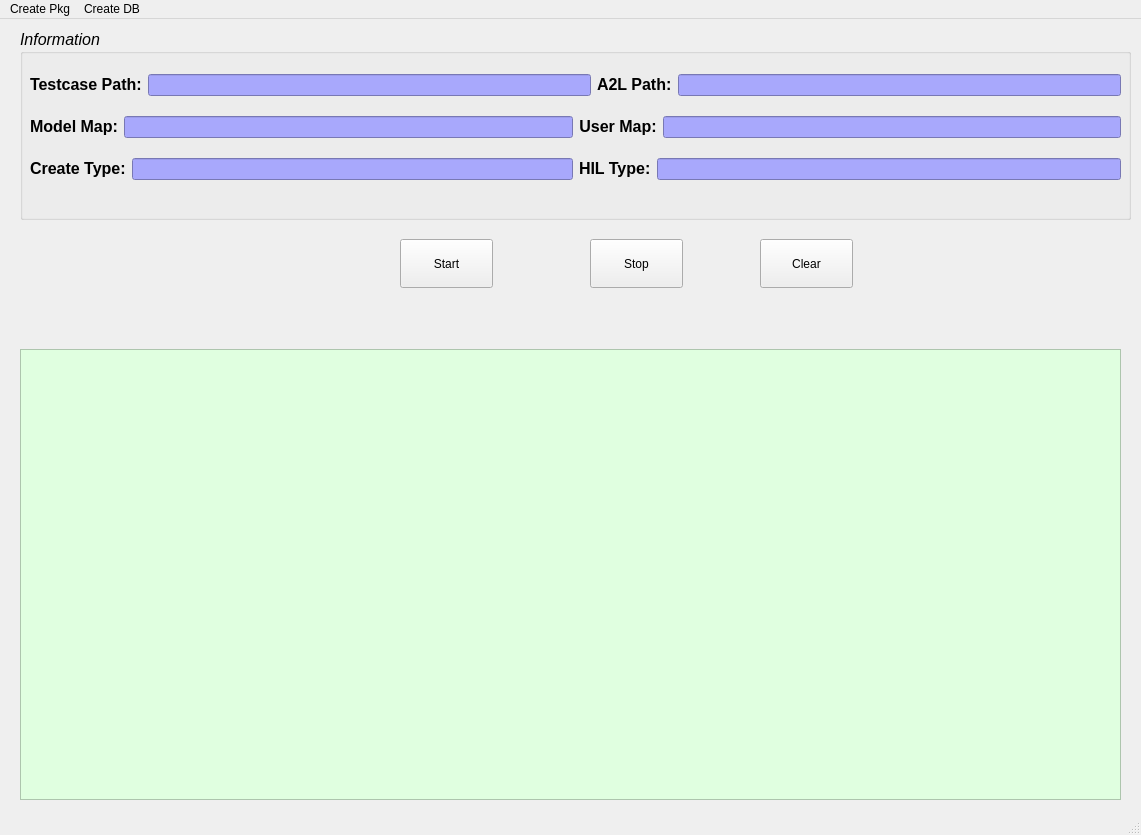
<?xml version="1.0" encoding="UTF-8"?>
<ui version="4.0">
 <class>MainCreateMw</class>
 <widget class="QMainWindow" name="MainCreateMw">
  <property name="geometry">
   <rect>
    <x>0</x>
    <y>0</y>
    <width>1141</width>
    <height>835</height>
   </rect>
  </property>
  <property name="windowTitle">
   <string>Auto Create 4.5</string>
  </property>
  <property name="windowIcon">
   <iconset>
    <normaloff>timgCADXKVUY.ico</normaloff>timgCADXKVUY.ico</iconset>
  </property>
  <widget class="QWidget" name="centralwidget">
   <widget class="QPushButton" name="pushButtonStart">
    <property name="geometry">
     <rect>
      <x>400</x>
      <y>220</y>
      <width>93</width>
      <height>49</height>
     </rect>
    </property>
    <property name="styleSheet">
     <string notr="true">font: 20pt &quot;Agency FB&quot;;</string>
    </property>
    <property name="text">
     <string>Start</string>
    </property>
   </widget>
   <widget class="QPushButton" name="pushButtonStop">
    <property name="geometry">
     <rect>
      <x>590</x>
      <y>220</y>
      <width>93</width>
      <height>49</height>
     </rect>
    </property>
    <property name="styleSheet">
     <string notr="true">font: 20pt &quot;Agency FB&quot;;</string>
    </property>
    <property name="text">
     <string>Stop</string>
    </property>
   </widget>
   <widget class="QPushButton" name="pushButtonClear">
    <property name="geometry">
     <rect>
      <x>760</x>
      <y>220</y>
      <width>93</width>
      <height>49</height>
     </rect>
    </property>
    <property name="styleSheet">
     <string notr="true">font: 20pt &quot;Agency FB&quot;;</string>
    </property>
    <property name="text">
     <string>Clear</string>
    </property>
   </widget>
   <widget class="QTextBrowser" name="textBrowser">
    <property name="geometry">
     <rect>
      <x>20</x>
      <y>330</y>
      <width>1101</width>
      <height>451</height>
     </rect>
    </property>
    <property name="styleSheet">
     <string notr="true">background-color: rgb(224, 255, 224);
font: 10pt &quot;Arial&quot;;</string>
    </property>
   </widget>
   <widget class="QWidget" name="layoutWidget">
    <property name="geometry">
     <rect>
      <x>30</x>
      <y>41</y>
      <width>1091</width>
      <height>134</height>
     </rect>
    </property>
    <layout class="QGridLayout" name="gridLayout">
     <item row="0" column="0" colspan="2">
      <layout class="QVBoxLayout" name="verticalLayout">
       <item>
        <layout class="QHBoxLayout" name="horizontalLayout_8">
         <item>
          <layout class="QHBoxLayout" name="horizontalLayout">
           <item>
            <widget class="QLabel" name="label">
             <property name="text">
              <string>&lt;html&gt;&lt;head/&gt;&lt;body&gt;&lt;p&gt;&lt;span style=&quot; font-size:12pt; font-weight:600;&quot;&gt;Testcase Path:&lt;/span&gt;&lt;/p&gt;&lt;/body&gt;&lt;/html&gt;</string>
             </property>
            </widget>
           </item>
           <item>
            <widget class="QLineEdit" name="lineEditTSPath">
             <property name="styleSheet">
              <string notr="true">background-color: rgb(170, 170, 255);
font: 10pt &quot;Agency FB&quot;;</string>
             </property>
            </widget>
           </item>
           <item>
            <widget class="QLabel" name="label_3">
             <property name="text">
              <string>&lt;html&gt;&lt;head/&gt;&lt;body&gt;&lt;p&gt;&lt;span style=&quot; font-size:12pt; font-weight:600;&quot;&gt;A2L Path:&lt;/span&gt;&lt;/p&gt;&lt;/body&gt;&lt;/html&gt;</string>
             </property>
            </widget>
           </item>
           <item>
            <widget class="QLineEdit" name="lineEdita2lPath">
             <property name="styleSheet">
              <string notr="true">background-color: rgb(170, 170, 255);
font: 10pt &quot;Agency FB&quot;;</string>
             </property>
            </widget>
           </item>
          </layout>
         </item>
         <item>
          <layout class="QHBoxLayout" name="horizontalLayout_3"/>
         </item>
        </layout>
       </item>
      </layout>
     </item>
     <item row="1" column="0" colspan="2">
      <layout class="QHBoxLayout" name="horizontalLayout_7">
       <item>
        <layout class="QHBoxLayout" name="horizontalLayout_2">
         <item>
          <widget class="QLabel" name="label_4">
           <property name="text">
            <string>&lt;html&gt;&lt;head/&gt;&lt;body&gt;&lt;p align=&quot;center&quot;&gt;&lt;span style=&quot; font-size:12pt; font-weight:600;&quot;&gt;Model Map:&lt;/span&gt;&lt;/p&gt;&lt;/body&gt;&lt;/html&gt;</string>
           </property>
          </widget>
         </item>
         <item>
          <widget class="QLineEdit" name="lineEditModelmap">
           <property name="styleSheet">
            <string notr="true">background-color: rgb(170, 170, 255);
font: 10pt &quot;Agency FB&quot;;</string>
           </property>
          </widget>
         </item>
        </layout>
       </item>
       <item>
        <layout class="QHBoxLayout" name="horizontalLayout_4">
         <item>
          <widget class="QLabel" name="label_5">
           <property name="text">
            <string>&lt;html&gt;&lt;head/&gt;&lt;body&gt;&lt;p align=&quot;center&quot;&gt;&lt;span style=&quot; font-size:12pt; font-weight:600;&quot;&gt;User Map:&lt;/span&gt;&lt;/p&gt;&lt;/body&gt;&lt;/html&gt;</string>
           </property>
          </widget>
         </item>
         <item>
          <widget class="QLineEdit" name="lineEditUsermap">
           <property name="styleSheet">
            <string notr="true">background-color: rgb(170, 170, 255);
font: 10pt &quot;Agency FB&quot;;</string>
           </property>
          </widget>
         </item>
        </layout>
       </item>
      </layout>
     </item>
     <item row="2" column="0">
      <layout class="QHBoxLayout" name="horizontalLayout_6">
       <item>
        <widget class="QLabel" name="label_6">
         <property name="text">
          <string>&lt;html&gt;&lt;head/&gt;&lt;body&gt;&lt;p&gt;&lt;span style=&quot; font-size:12pt; font-weight:600;&quot;&gt;Create Type:&lt;/span&gt;&lt;/p&gt;&lt;/body&gt;&lt;/html&gt;</string>
         </property>
        </widget>
       </item>
       <item>
        <widget class="QLineEdit" name="lineEditCreatetype">
         <property name="styleSheet">
          <string notr="true">background-color: rgb(170, 170, 255);
font: 10pt &quot;Agency FB&quot;;</string>
         </property>
        </widget>
       </item>
      </layout>
     </item>
     <item row="2" column="1">
      <layout class="QHBoxLayout" name="horizontalLayout_5">
       <item>
        <widget class="QLabel" name="label_2">
         <property name="text">
          <string>&lt;html&gt;&lt;head/&gt;&lt;body&gt;&lt;p&gt;&lt;span style=&quot; font-size:12pt; font-weight:600;&quot;&gt;HIL Type:&lt;/span&gt;&lt;/p&gt;&lt;/body&gt;&lt;/html&gt;</string>
         </property>
        </widget>
       </item>
       <item>
        <widget class="QLineEdit" name="lineEditHILType">
         <property name="styleSheet">
          <string notr="true">background-color: rgb(170, 170, 255);
font: 10pt &quot;Agency FB&quot;;</string>
         </property>
        </widget>
       </item>
      </layout>
     </item>
    </layout>
   </widget>
   <widget class="QGroupBox" name="groupBox">
    <property name="geometry">
     <rect>
      <x>20</x>
      <y>10</y>
      <width>1111</width>
      <height>191</height>
     </rect>
    </property>
    <property name="font">
     <font>
      <family>Arial</family>
      <pointsize>12</pointsize>
      <weight>50</weight>
      <italic>true</italic>
      <bold>false</bold>
      <underline>false</underline>
     </font>
    </property>
    <property name="styleSheet">
     <string notr="true">border-color: rgb(255, 255, 0);</string>
    </property>
    <property name="title">
     <string>Information</string>
    </property>
   </widget>
   <zorder>pushButtonClear</zorder>
   <zorder>textBrowser</zorder>
   <zorder>layoutWidget</zorder>
   <zorder>pushButtonStart</zorder>
   <zorder>pushButtonStop</zorder>
   <zorder>groupBox</zorder>
  </widget>
  <widget class="QMenuBar" name="menubar">
   <property name="geometry">
    <rect>
     <x>0</x>
     <y>0</y>
     <width>1141</width>
     <height>26</height>
    </rect>
   </property>
   <widget class="QMenu" name="menuNew_Style">
    <property name="title">
     <string>Create Pkg</string>
    </property>
    <addaction name="ActNewOpen"/>
   </widget>
   <widget class="QMenu" name="menuOld_Style">
    <property name="title">
     <string>Create DB</string>
    </property>
    <addaction name="ActCreateDB"/>
   </widget>
   <addaction name="menuNew_Style"/>
   <addaction name="menuOld_Style"/>
  </widget>
  <widget class="QStatusBar" name="statusbar"/>
  <action name="ActNewOpen">
   <property name="text">
    <string>Open</string>
   </property>
   <property name="shortcut">
    <string>Ctrl+C</string>
   </property>
  </action>
  <action name="ActCreateDB">
   <property name="text">
    <string>Open</string>
   </property>
  </action>
 </widget>
 <resources>
  <include location="xiaoniao.qrc"/>
 </resources>
 <connections/>
</ui>
